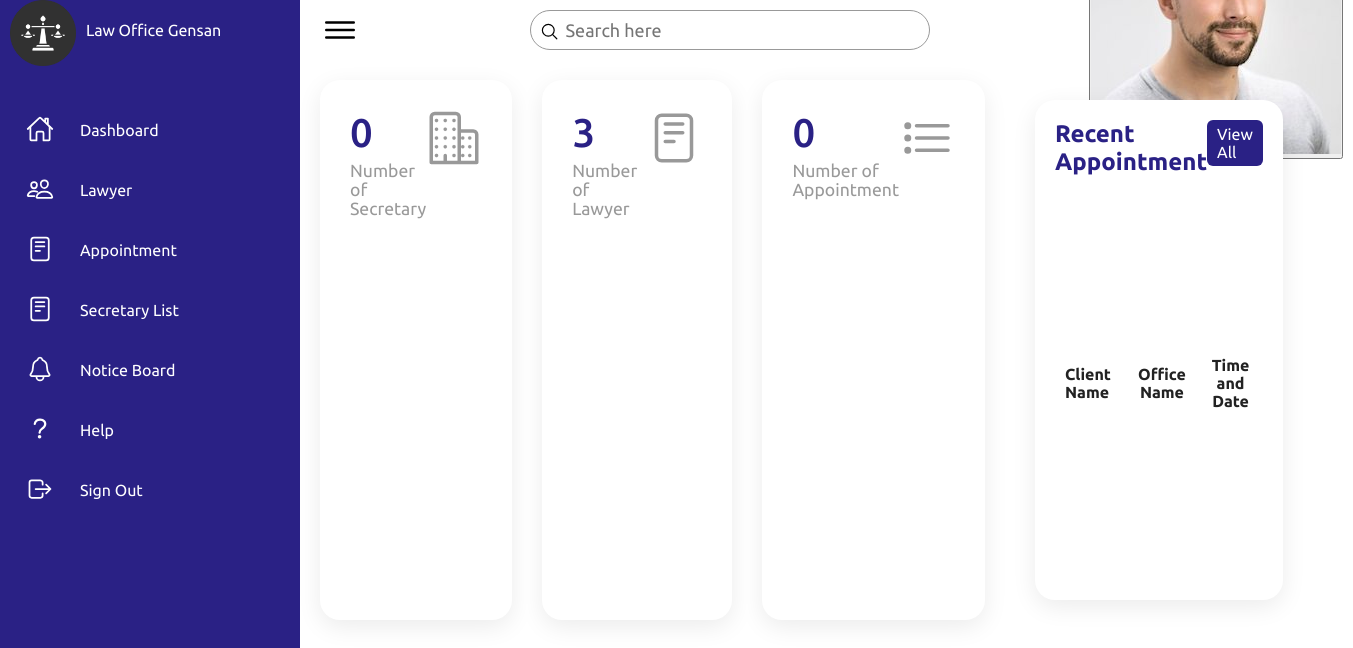
The app's page /lawyerDashboard.php, older data.
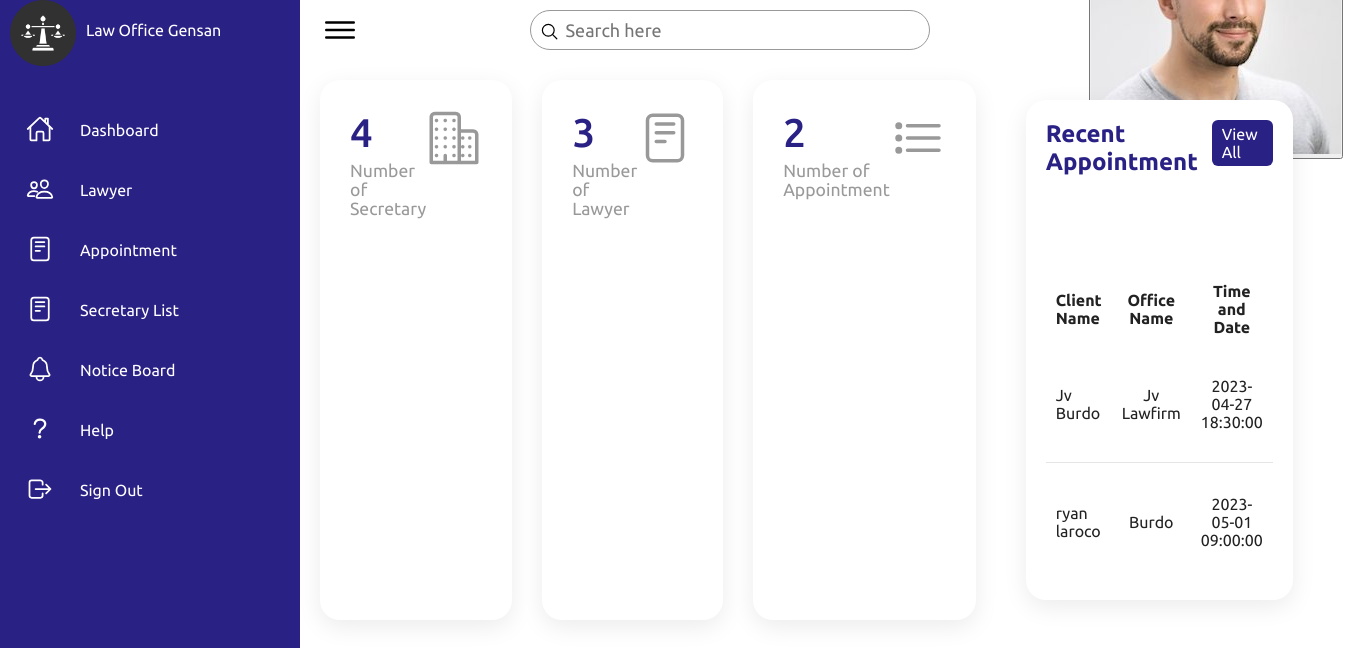
The same page, newer data.
### tables this page shows
CREATE TABLE `tbl_appointment` (
  `appointment_id` int(11) NOT NULL,
  `user_id` int(11) NOT NULL,
  `office_id` int(11) NOT NULL,
  `appointment_timendate` datetime NOT NULL
);

CREATE TABLE `tbl_userinfo` (
  `userinfo_id` int(11) NOT NULL,
  `firstName` varchar(244) NOT NULL,
  `middlename` varchar(244) NOT NULL,
  `lastName` varchar(244) NOT NULL,
  `phoneNum` bigint(11) NOT NULL,
  `address` varchar(244) NOT NULL
);

CREATE TABLE `tbl_officeinfo` (
  `office_id` int(11) NOT NULL,
  `office_name` varchar(244) NOT NULL,
  `office_email` varchar(244) NOT NULL,
  `office_status` int(11) NOT NULL
);

### lawyerDashboard.php (the view, shortened to what this page needs)
<!DOCTYPE html>
<html lang="en">
<head>
    <link rel="stylesheet" href="assets/css/style.css">
</head>
<body>
    <div class="container">
        <div class="navigation">
            <ul>
                <li>
                    <a href="#">
                        <span class="icon">
                            <img src="assets/imgs/justice-scale.png" alt="" style="width: 66px; height: 66px;" >
                        </span>
                        <span class="title">Law Office Gensan</span>
                    </a>
                </li>
                <li>
                    <a href="lawyerDashboard.php">
                        <span class="icon">
                            <ion-icon name="home-outline"></ion-icon>
                        </span>
                        <span class="title">Dashboard</span>
                    </a>
                </li>
                <li>
                    <a href="#">
                        <span class="icon">
                            <ion-icon name="people-outline"></ion-icon>
                        </span>
                        <span class="title">Lawyer</span>
                    </a>
                </li>
                <li>
                    <a href="lawyerappointment.php">
                        <span class="icon">
                            <ion-icon name="reader-outline"></ion-icon>
                        </span>
                        <span class="title">Appointment</span>
                    </a>
                </li>
                <li>
                    <a href="lawyerSecretary.php">
                        <span class="icon">
                            <ion-icon name="reader-outline"></ion-icon>
                        </span>
                        <span class="title">Secretary List</span>
                    </a>
                </li>
                <li>
                    <a href="#">
                        <span class="icon">
                            <ion-icon name="notifications-outline"></ion-icon>
                        </span>
                        <span class="title">Notice Board</span>
                    </a>
                </li>
                <li>
                    <a href="#">
                        <span class="icon">
                            <ion-icon name="help-outline"></ion-icon>
                        </span>
                        <span class="title">Help</span>
                    </a>
                </li>
                <li>
                    <a href="?logout" onclick="logout(event)">
                         <span class="icon">
                             <ion-icon name="log-out-outline"></ion-icon>
                        </span>
                        <span class="title">Sign Out</span>
                    </a>
                </li>
            </ul>
        </div>
        <div class="main">
            <div class="topbar">
                <div class="toggle">
                    <ion-icon name="menu-outline"></ion-icon>
                </div>
                <div class="search">
                    <label>
                        <input type="text" placeholder="Search here">
                        <ion-icon name="search-outline"></ion-icon>
                    </label>
                </div>
                <button class="dropbtn">
                <img class="profile" src="assets/imgs/customer01.jpg" alt="Profile Picture">
          </button>
            </div>
            <div class="cardBox">
                <div class="card">
                <?php
                include "dbconn.php";
                $sql = "SELECT COUNT(*) as count FROM tbl_officeinfo WHERE office_status = 1";
                $result = mysqli_query($conn, $sql);
                $row = mysqli_fetch_assoc($result);
                echo '<div>';
                echo '<div class="numbers">' . $row['count'] . '</div>';
                echo '<div class="cardName">Number of Secretary</div>';
                echo '</div>';
                ?>
                    <div class="iconBx">
                        <ion-icon name="business-outline"></ion-icon>
                    </div>
                </div>
                <div class="card">
                <?php
                include "dbconn.php";
                $sql = "SELECT COUNT(*) as count FROM tbl_usertype WHERE user_type = 'lawyer'";
                $result = mysqli_query($conn, $sql);
                $row = mysqli_fetch_assoc($result);
                echo '<div>';
                echo '<div class="numbers">' . $row['count'] . '</div>';
                echo '<div class="cardName">Number of Lawyer</div>';
                echo '</div>';
                ?>
                    <div class="iconBx">
                        <ion-icon name="reader-outline"></ion-icon>
                    </div>
                </div>
                <div class="card">
                <?php
                include "dbconn.php";
                $sql = "SELECT COUNT(*) as count FROM tbl_appointment";
                $result = mysqli_query($conn, $sql);
                $row = mysqli_fetch_assoc($result);
                echo '<div>';
                echo '<div class="numbers">' . $row['count'] . '</div>';
                echo '<div class="cardName">Number of Appointment</div>';
                echo '</div>';
                ?>
                    <div class="iconBx">
                        <ion-icon name="list-outline"></ion-icon>
                    </div>
                </div>
            <div class="details">
                <div class="Appointment">
                    <div class="cardHeader">
                        <h2>Recent Appointment</h2>
                        <a href="#" class="btn">View All</a>
                    </div>
                    <table>
                        <thead>
                            <tr>
                                <td>Client Name</td>
                                <td>Office Name</td>
                                <td>Time and Date</td>
                            </tr>
                        </thead>
                        <tbody>
                        <?php
                            include "dbconn.php";
                            $sql = "SELECT tbl_appointment.appointment_id, tbl_userinfo.firstName, tbl_userinfo.lastName, tbl_officeinfo.office_name, tbl_appointment.appointment_timendate
                            FROM tbl_appointment
                            JOIN tbl_userinfo ON tbl_appointment.appointment_id = tbl_userinfo.userinfo_id
                            JOIN tbl_officeinfo ON tbl_appointment.appointment_id = tbl_officeinfo.office_id";
                            $result = mysqli_query($conn, $sql);
                            while($row = mysqli_fetch_assoc($result)) {
                            ?>
                            <tr>
                            <td><?php echo $row['firstName'] . ' ' . $row['lastName']?></td>
                            <td><?php echo $row['office_name']?></td>
                            <td><?php echo $row['appointment_timendate']?></td>
                            </tr>
                            <?php
                          }
                          ?>
                        </tbody>
                    </table>
                </div>
</body>
</html>

### assets/css/style.css (style rules this page uses)
* { font-family: "Ubuntu", sans-serif; margin: 0; padding: 0; box-sizing: border-box; }
:root { --blue: #2a2185; --white: #fff; --gray: #f5f5f5; --black1: #222; --black2: #999; }
body { min-height: 100vh; overflow-x: hidden; }
.container { position: relative; width: 100%; }
.navigation { position: fixed; width: 300px; height: 100%; background: var(--blue); border-left: 10px solid var(--blue); transition: 0.5s; overflow: hidden; }
.navigation ul { position: absolute; top: 0; left: 0; width: 100%; }
.navigation ul li { position: relative; width: 100%; list-style: none; border-top-left-radius: 30px; border-bottom-left-radius: 30px; }
.navigation ul li:nth-child(1) { margin-bottom: 40px; pointer-events: none; }
.navigation ul li a { position: relative; display: block; width: 100%; display: flex; text-decoration: none; color: var(--white); }
.navigation ul li a .icon { position: relative; display: block; min-width: 60px; height: 60px; line-height: 75px; text-align: center; }
.navigation ul li a .icon ion-icon { font-size: 1.75rem; }
.navigation ul li a .title { position: relative; display: block; padding: 0 10px; height: 60px; line-height: 60px; text-align: start; white-space: nowrap; }
.main { position: absolute; width: calc(100% - 300px); left: 300px; min-height: 100vh; background: var(--white); transition: 0.5s; }
.topbar { width: 100%; height: 60px; display: flex; justify-content: space-between; align-items: center; padding: 0 10px; }
.toggle { position: relative; width: 60px; height: 60px; display: flex; justify-content: center; align-items: center; font-size: 2.5rem; cursor: pointer; }
.search { position: relative; width: 400px; margin: 0 10px; }
.search label { position: relative; width: 100%; }
.search label input { width: 100%; height: 40px; border-radius: 40px; padding: 5px 20px; padding-left: 35px; font-size: 18px; outline: none; border: 1px solid var(--black2); }
.search label ion-icon { position: absolute; top: 0; left: 10px; font-size: 1.2rem; }
.cardBox { position: relative; width: 100%; padding: 20px; display: grid; grid-template-columns: repeat(4, 1fr); grid-gap: 30px; }
.cardBox .card { position: relative; background: var(--white); padding: 30px; border-radius: 20px; display: flex; justify-content: space-between; cursor: pointer; box-shadow: 0 7px 25px rgba(0, 0, 0, 0.08); }
.cardBox .card .numbers { position: relative; font-weight: 500; font-size: 2.5rem; color: var(--blue); }
.cardBox .card .cardName { color: var(--black2); font-size: 1.1rem; margin-top: 5px; }
.cardBox .card .iconBx { font-size: 3.5rem; color: var(--black2); }
.details { position: relative; width: 100%; padding: 20px; display: grid; grid-template-columns: 2fr 1fr; grid-gap: 30px; }
.details .Appointment { position: relative; display: grid; min-height: 500px; background: var(--white); padding: 20px; box-shadow: 0 7px 25px rgba(0, 0, 0, 0.08); border-radius: 20px; }
.details .cardHeader { display: flex; justify-content: space-between; align-items: flex-start; }
.cardHeader h2 { font-weight: 600; color: var(--blue); }
.cardHeader .btn { position: relative; padding: 5px 10px; background: var(--blue); text-decoration: none; color: var(--white); border-radius: 6px; }
.details table { width: 100%; border-collapse: collapse; margin-top: 10px; }
.details table thead td { font-weight: 600; }
.details .Appointment table tr { color: var(--black1); border-bottom: 1px solid rgba(0, 0, 0, 0.1); }
.details .Appointment table tr:last-child { border-bottom: none; }
.details .Appointment table tr td { padding: 10px; }
.details .Appointment table tr td:last-child { text-align: center; }
.details .Appointment table tr td:nth-child(2) { text-align: center; }
.details .Appointment table tr td:nth-child(3) { text-align: center; }

Row changes from the older to the newer data that the page shows:
added tbl_appointment: user.firstName "Jv", user.lastName "Burdo", office.office_name "Jv Lawfirm", appointment_timendate "2023-04-27 18:30:00"
added tbl_appointment: tbl_userinfo.firstName "ryan", tbl_userinfo.lastName "laroco", office.office_name "Burdo", appointment_timendate "2023-05-01 09:00:00"
Text that changed along with them:
$row['count']: "0" → "4"
$row['count']: "0" → "2"
